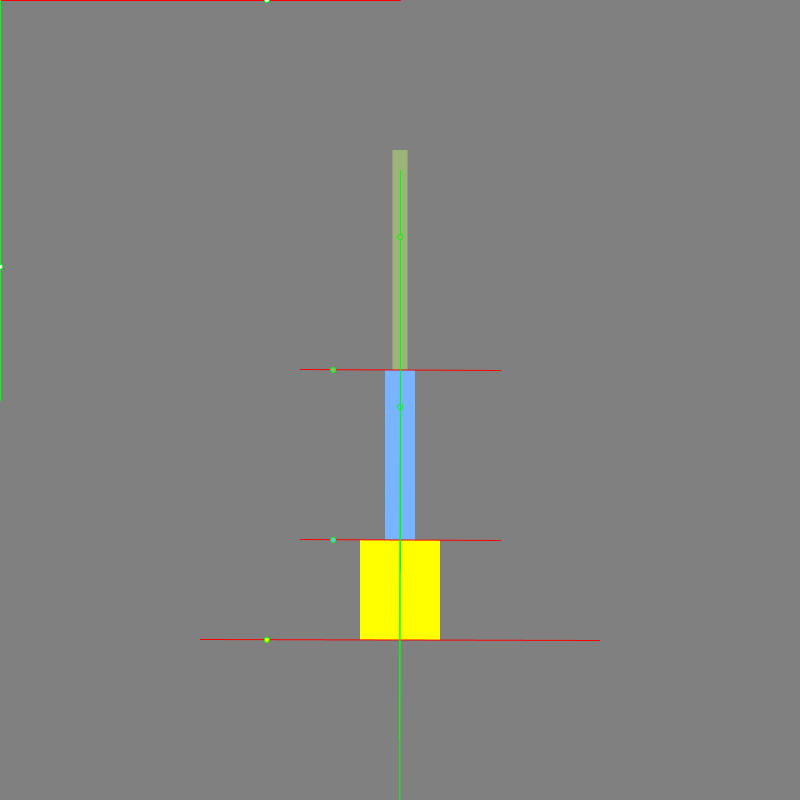
Frame 1 (no input)
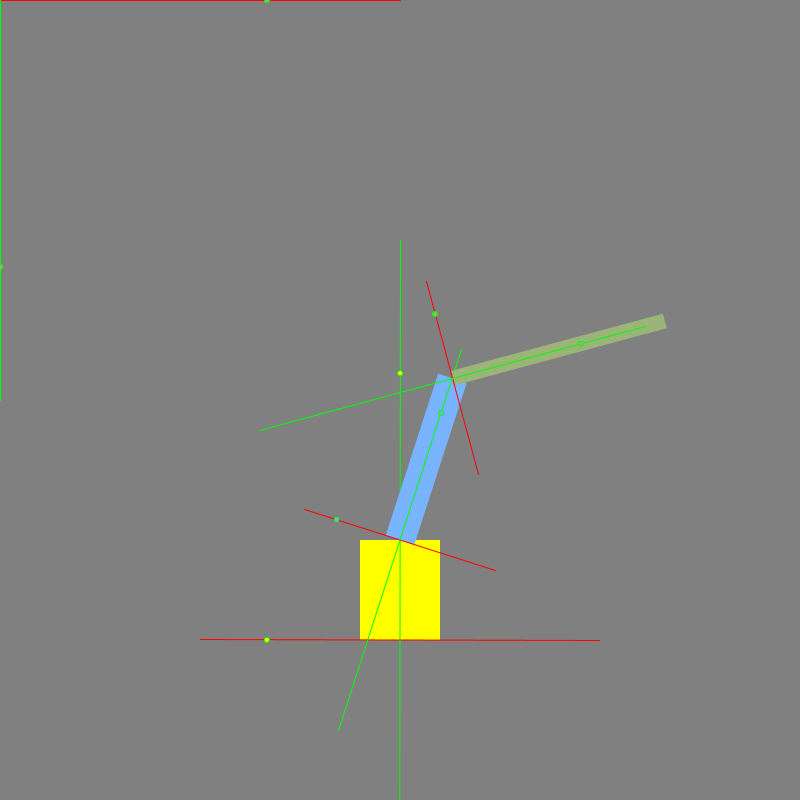
Frame 60 (the mouse pressed at the canvas centre just before this capture)
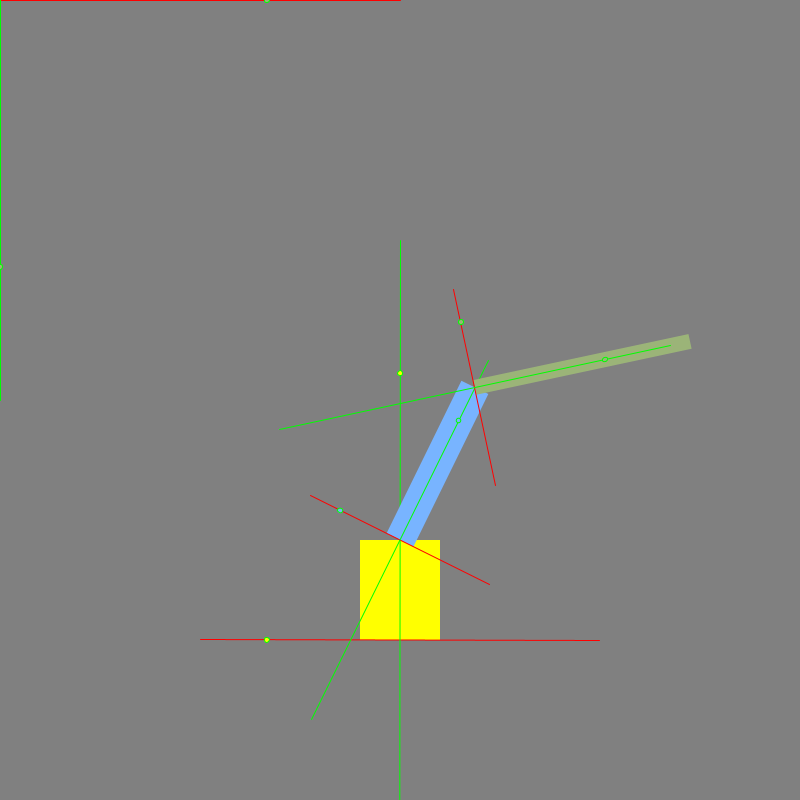
Frame 120 (the mouse held since frame 60 and released just before this capture)

The Processing sketch that drew these frames (run headless with seeded random() and noise(); from frame 60 on, the mouse is pressed at the canvas centre):

// Processing sketch: sketch_020
// ── sketch_020.pde
// Bar object here has a unit shape.
// The purpose of this code is 
//   1. to learn geometric transformations
//   2. millis()
//   3. control of period of sin/cos in the unit of millis.

Bar bar = new Bar(1,1); // basic shape
PVector b1 = new PVector(80, 100); // size of first bar
PVector b2 = new PVector(30, 170); // size of second bar
PVector b3 = new PVector(15, 220);

float joint1 = 0, joint2 = 0;

void setup() {
  size (800, 800);
  frameRate (120);
}

void draw() {
  background (128);
  
  // draw axes
  drawAxes (width, height);

  translate (width/2, height*.8);
  rotate (PI);
  
  pushMatrix(); // robot arm
    // first bar at the bottom
    pushMatrix();
      translate (-b1.x/2, 0);
      scale (b1.x, b1.y);
      bar.draw(255,255,0);
    popMatrix();
    // draw base axes, appear at the top of the bar
    drawAxes (400,height);
    
    translate (0, b1.y);
    rotate (radians(joint1)); // first joint
    
    // second bar
    pushMatrix();
      translate (-b2.x/2, 0);
      scale (b2.x, b2.y);
      bar.draw(120, 180, 255);
    popMatrix();
    drawAxes (200,400);
    
    translate (0, b2.y);
    rotate (radians(joint2)); // second joint
    
    // third bar
    pushMatrix();
      translate (-b3.x/2, 0);
      scale (b3.x, b3.y);
      bar.draw(155, 180, 120);
    popMatrix();
    drawAxes(200,400);

  popMatrix();
  
  // angle update in degrees
  joint1 = sin (millis()*PI*2/10000) * 30;
  joint2 = cos (millis()*PI*2/20000) * 60;
}


class Bar {
  float w, h;
  
  Bar (float ww, float hh) { 
    w = ww; 
    h = hh;
  }

  void draw(float r, float g, float b) {
    noStroke();
    fill (r,g,b);
    beginShape();
    vertex (0, 0);
    vertex (0, h);
    vertex (w, h);
    vertex (w, 0);
    endShape(CLOSE);
  }
}

void drawAxes (float w, float h) {
  pushMatrix();
      stroke (255, 0, 0);
      line (-w/2, 0, w/2, 0); // x-axis
      stroke (0, 255, 0); // y-axis
      line (0, -h/2, 0, h/2);
      ellipseMode (CENTER);
      ellipse (w/3, 0, 5, 5);
      ellipse (0, h/3, 5, 5);
  popMatrix();
}
